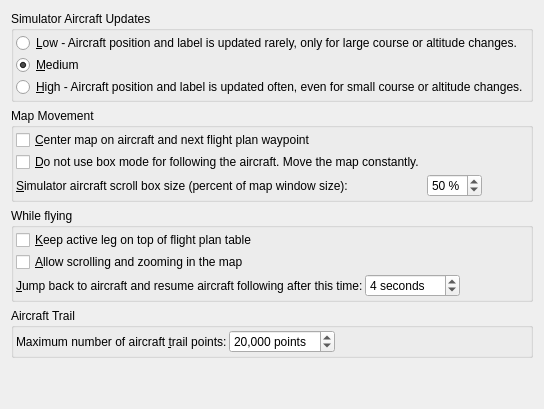
      <widget class="QWidget" name="stackedWidgetOptionsPage7">
       <layout class="QGridLayout" name="gridLayout_3">
        <item row="4" column="0">
         <widget class="QGroupBox" name="groupBox_12">
          <property name="title">
           <string>While flying</string>
          </property>
          <layout class="QGridLayout" name="gridLayout_24">
           <property name="leftMargin">
            <number>2</number>
           </property>
           <property name="topMargin">
            <number>2</number>
           </property>
           <property name="rightMargin">
            <number>2</number>
           </property>
           <property name="bottomMargin">
            <number>2</number>
           </property>
           <property name="spacing">
            <number>2</number>
           </property>
           <item row="2" column="2">
            <spacer name="horizontalSpacer_7">
             <property name="orientation">
              <enum>Qt::Horizontal</enum>
             </property>
             <property name="sizeHint" stdset="0">
              <size>
               <width>40</width>
               <height>20</height>
              </size>
             </property>
            </spacer>
           </item>
           <item row="2" column="1">
            <widget class="QSpinBox" name="spinBoxSimDoNotFollowOnScrollTime">
             <property name="toolTip">
              <string>Time until aircraft following is activated again after any map interaction like scrolling or zooming.
This setting is also used in the elevation profile.</string>
             </property>
             <property name="suffix">
              <string> seconds</string>
             </property>
             <property name="minimum">
              <number>1</number>
             </property>
             <property name="maximum">
              <number>300</number>
             </property>
             <property name="value">
              <number>4</number>
             </property>
            </widget>
           </item>
           <item row="2" column="0">
            <widget class="QLabel" name="labelSimDoNotFollowOnScroll">
             <property name="text">
              <string>&amp;Jump back to aircraft and resume aircraft following after this time:</string>
             </property>
             <property name="buddy">
              <cstring>spinBoxSimDoNotFollowOnScrollTime</cstring>
             </property>
            </widget>
           </item>
           <item row="1" column="0">
            <widget class="QCheckBox" name="checkBoxOptionsSimDoNotFollowOnScroll">
             <property name="toolTip">
              <string>The map will stop following the aircraft for the given time if the user does any interaction with the map like scrolling or zooming.
This setting is also used in the elevation profile.
See notes in the manual for details of this setting and how to move around in the map,</string>
             </property>
             <property name="text">
              <string>&amp;Allow scrolling and zooming in the map</string>
             </property>
             <property name="checked">
              <bool>false</bool>
             </property>
            </widget>
           </item>
           <item row="0" column="0">
            <widget class="QCheckBox" name="checkBoxOptionsSimCenterLegTable">
             <property name="toolTip">
              <string>The active (magenta) leg will be shown on top of the flight plan table when a new leg is activated</string>
             </property>
             <property name="text">
              <string>&amp;Keep active leg on top of flight plan table</string>
             </property>
            </widget>
           </item>
          </layout>
         </widget>
        </item>
        <item row="6" column="0">
         <spacer name="verticalSpacer_9">
          <property name="orientation">
           <enum>Qt::Vertical</enum>
          </property>
          <property name="sizeHint" stdset="0">
           <size>
            <width>20</width>
            <height>40</height>
           </size>
          </property>
         </spacer>
        </item>
        <item row="0" column="0">
         <widget class="QGroupBox" name="groupBoxOptionsSimUpdates">
          <property name="title">
           <string>Simulator Aircraft Updates</string>
          </property>
          <layout class="QVBoxLayout" name="verticalLayout_4">
           <property name="spacing">
            <number>2</number>
           </property>
           <property name="leftMargin">
            <number>2</number>
           </property>
           <property name="topMargin">
            <number>2</number>
           </property>
           <property name="rightMargin">
            <number>2</number>
           </property>
           <property name="bottomMargin">
            <number>2</number>
           </property>
           <item>
            <widget class="QRadioButton" name="radioButtonOptionsSimUpdateLow">
             <property name="text">
              <string>&amp;Low - Aircraft position and label is updated rarely, only for large course or altitude changes.</string>
             </property>
            </widget>
           </item>
           <item>
            <widget class="QRadioButton" name="radioButtonOptionsSimUpdateMedium">
             <property name="text">
              <string>&amp;Medium</string>
             </property>
             <property name="checked">
              <bool>true</bool>
             </property>
            </widget>
           </item>
           <item>
            <widget class="QRadioButton" name="radioButtonOptionsSimUpdateFast">
             <property name="text">
              <string>&amp;High - Aircraft position and label is updated often, even for small course or altitude changes.</string>
             </property>
            </widget>
           </item>
          </layout>
         </widget>
        </item>
        <item row="3" column="0">
         <widget class="QGroupBox" name="groupBoxOptionsSimMapMovement">
          <property name="title">
           <string>Map Movement</string>
          </property>
          <layout class="QGridLayout" name="gridLayout_23">
           <property name="leftMargin">
            <number>2</number>
           </property>
           <property name="topMargin">
            <number>2</number>
           </property>
           <property name="rightMargin">
            <number>2</number>
           </property>
           <property name="bottomMargin">
            <number>2</number>
           </property>
           <property name="spacing">
            <number>2</number>
           </property>
           <item row="1" column="0">
            <widget class="QCheckBox" name="checkBoxOptionsSimUpdatesConstant">
             <property name="toolTip">
              <string>Map will follow the aircraft constantly when checked.
This is als used for &quot;Center map on aircraft and next flight plan waypoint&quot;.</string>
             </property>
             <property name="text">
              <string>&amp;Do not use box mode for following the aircraft. Move the map constantly.</string>
             </property>
            </widget>
           </item>
           <item row="0" column="0">
            <widget class="QCheckBox" name="checkBoxOptionsSimCenterLeg">
             <property name="toolTip">
              <string>Keeps the aircraft and the next flight plan waypoint visible on the map instead of simply centering the aircraft</string>
             </property>
             <property name="text">
              <string>&amp;Center map on aircraft and next flight plan waypoint</string>
             </property>
            </widget>
           </item>
           <item row="2" column="0">
            <widget class="QLabel" name="labelOptionsSimUpdateBox">
             <property name="text">
              <string>&amp;Simulator aircraft scroll box size (percent of map window size):</string>
             </property>
             <property name="buddy">
              <cstring>spinBoxOptionsSimUpdateBox</cstring>
             </property>
            </widget>
           </item>
           <item row="2" column="1">
            <widget class="QSpinBox" name="spinBoxOptionsSimUpdateBox">
             <property name="toolTip">
              <string>Smaller values keep the aircraft centered and will move the map often.
Bigger values will update map only when aircraft reaches map boundary.
Ignored when &quot;Center map on aircraft and next flight plan waypoint&quot; is checked and a flight plan is set.</string>
             </property>
             <property name="suffix">
              <string> %</string>
             </property>
             <property name="minimum">
              <number>5</number>
             </property>
             <property name="maximum">
              <number>95</number>
             </property>
             <property name="singleStep">
              <number>5</number>
             </property>
             <property name="value">
              <number>50</number>
             </property>
            </widget>
           </item>
           <item row="2" column="2">
            <spacer name="horizontalSpacer_4">
             <property name="orientation">
              <enum>Qt::Horizontal</enum>
             </property>
             <property name="sizeHint" stdset="0">
              <size>
               <width>40</width>
               <height>20</height>
              </size>
             </property>
            </spacer>
           </item>
          </layout>
         </widget>
        </item>
        <item row="5" column="0">
         <widget class="QGroupBox" name="groupBox_11">
          <property name="title">
           <string>Aircraft Trail</string>
          </property>
          <layout class="QHBoxLayout" name="horizontalLayout_2">
           <property name="spacing">
            <number>2</number>
           </property>
           <property name="leftMargin">
            <number>2</number>
           </property>
           <property name="topMargin">
            <number>2</number>
           </property>
           <property name="rightMargin">
            <number>2</number>
           </property>
           <property name="bottomMargin">
            <number>2</number>
           </property>
           <item>
            <widget class="QLabel" name="labelSimMaxTrackPoints">
             <property name="text">
              <string>Maximum number of aircraft &amp;trail points:</string>
             </property>
             <property name="buddy">
              <cstring>spinBoxSimMaxTrackPoints</cstring>
             </property>
            </widget>
           </item>
           <item>
            <widget class="QSpinBox" name="spinBoxSimMaxTrackPoints">
             <property name="toolTip">
              <string>The user aircraft trail will be pruned if it contains more than this number of points. Lower this value to avoid too long tracks and save performance.</string>
             </property>
             <property name="showGroupSeparator" stdset="0">
              <bool>true</bool>
             </property>
             <property name="suffix">
              <string> points</string>
             </property>
             <property name="minimum">
              <number>10000</number>
             </property>
             <property name="maximum">
              <number>1000000</number>
             </property>
             <property name="singleStep">
              <number>10000</number>
             </property>
             <property name="value">
              <number>20000</number>
             </property>
            </widget>
           </item>
           <item>
            <spacer name="horizontalSpacer_8">
             <property name="orientation">
              <enum>Qt::Horizontal</enum>
             </property>
             <property name="sizeHint" stdset="0">
              <size>
               <width>40</width>
               <height>20</height>
              </size>
             </property>
            </spacer>
           </item>
          </layout>
         </widget>
        </item>
       </layout>
      </widget>
